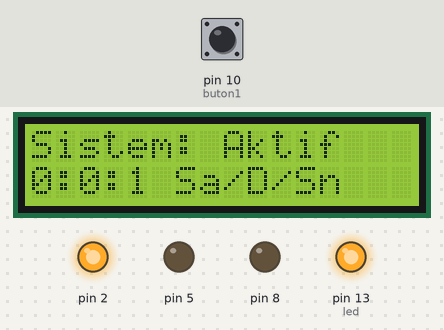
The sketch below on a simulated Arduino Uno, built with avr-gcc and run on an emulated ATmega328P. On the bench: 16×2 character LCD, output pins drawn as LEDs (lit = HIGH). The test bench sets the inputs (shaded band); at power-on: pin 10 (buton1) HIGH.

Above: at 1.2 s.
1.3 s: pin 10 (buton1) pulled LOW for 1 s
At 4.4 s:
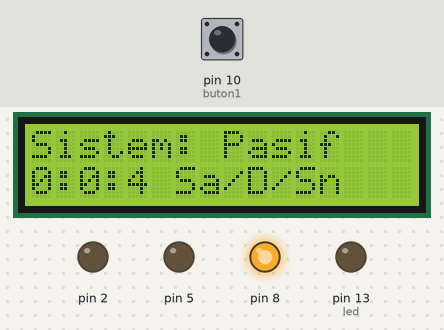
4.5 s: pin 10 (buton1) pulled LOW for 0.15 s
5.2 s: pin 10 (buton1) pulled LOW for 3.2 s
At 6.4 s:
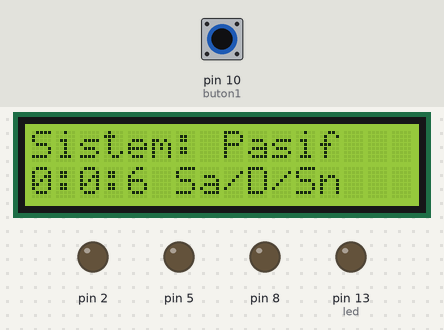
9.0 s: pin 10 (buton1) pulled LOW for 3.2 s
At 12.37 s:
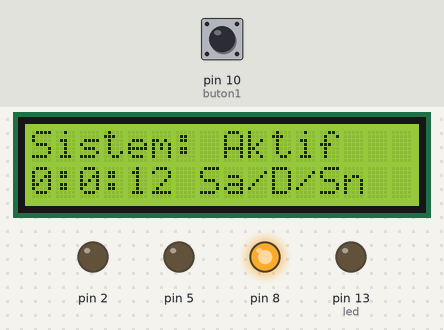
12.8 s: pin 10 (buton1) pulled LOW for 1 s
At 14.37 s:
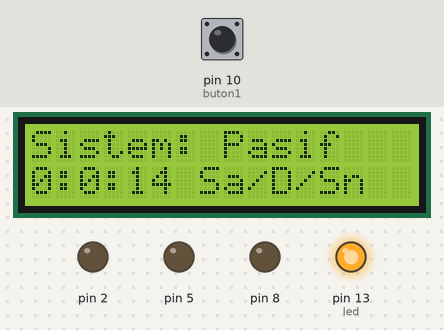
14.4 s: pin 10 (buton1) pulled LOW for 1 s
At 16.78 s:
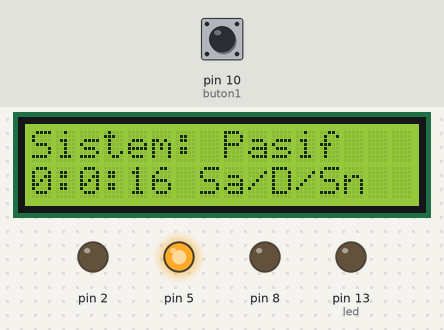
Timing chart, 0 to 17.0 s (numbered marks = the images above; inputs shaded):
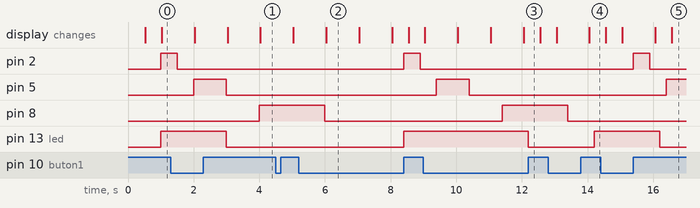

Measured:
- after the input at 1.3 s, pin 13 (led): HIGH → LOW after 1.7 s; the display: first differs from a run without the input after 1.7 s (image 1 shows a later state)
- after the input at 5.2 s, pin 13 (led): LOW → HIGH after 3.2 s instead of 0.30 s
- after the input at 9.0 s, pin 13 (led): HIGH → LOW after 3.2 s
- after the input at 12.8 s, pin 13 (led): LOW → HIGH after 1.4 s
- after the input at 14.4 s, pin 13 (led): HIGH → LOW after 1.8 s
- what the display in image 2 shows lasts 1.0 s, from 6.0 s to 7.0 s

The sketch:

Valf_kontrol_sistemi_V21.ino
```cpp
#include <LiquidCrystal_I2C.h>

LiquidCrystal_I2C ekran(0x27,16,2); //SDA A4 SCL A5 \\

boolean buton_durum= LOW, buton_eski_durum = LOW ,sistem_calis = false, dongu_bitti = true;
unsigned long yeni_zaman=0,eski_zaman=0;
unsigned long ekran_yeni_zaman= 0, ekran_eski_zaman = 0;
unsigned long buton_yeni_zaman = 0, buton_eski_zaman = 0;
int bekleme_suresi = 0, adim=-1;


//**************Değiştirilebilir kısım****************//
int buton1 = 10;
int buton2 = 12 ;
boolean seri_port = false, lcd_ekran = true, pull_down = true; // Seri portta bilgilerin yazılıp yazılmayacağı i2c ekrana yazılmayacağı ve buton direncinin pull down olup olmadığı
float buton_bekleme_suresi = 1000; //Buton basıldıktan sonra ne kadar süre butonu okumayacağını düzenliyor ms cinsinden
int ekran_bekleme_suresi = 500; //Ekranın ne kadar sürede yenileneceği ms cinsinden

#define led 13

//**************Değiştirilebilir kısım****************//
void setup() {
  pinMode(2,OUTPUT);
  pinMode(5,OUTPUT);
  pinMode(8,OUTPUT);
  pinMode(led,OUTPUT);
  digitalWrite(led,LOW);
  pinMode(buton1,INPUT) ;
  pinMode(buton2,INPUT) ;
  Serial.begin(9600);
  ekran.init();
  ekran.backlight();
}

void sistem_adimlar(){
  adim ++;
  switch(adim){
    default:
      adim = -1;
      bekleme_suresi = 0;
      return;
    case 0:
      digitalWrite(2,HIGH);
      bekleme_suresi = 500;
      break;
    case 1:
      digitalWrite(2,LOW);
      bekleme_suresi = 500;
      break;
    case 2:
      digitalWrite(5,HIGH);
      bekleme_suresi = 1000;
      break;
    case 3:
      digitalWrite(5,LOW);
      bekleme_suresi = 1000;
      break;
    case 4:
      digitalWrite(8,HIGH);
      bekleme_suresi = 2000;
      break;
    case 5:
      digitalWrite(8,LOW);
      bekleme_suresi = 2000;
      break;
  }
}

void buton_kontrol(){
  buton_durum = pull_down ? digitalRead(buton1): !digitalRead(buton1);
  buton_yeni_zaman = millis();
  if(buton_durum == HIGH and buton_eski_durum == LOW and buton_yeni_zaman - buton_eski_zaman >= buton_bekleme_suresi - 0.001){
    buton_eski_durum = HIGH;
    sistem_calis = !sistem_calis;
    digitalWrite(led,sistem_calis);
    buton_eski_zaman = buton_yeni_zaman;
  }
  else if(buton_durum == LOW and buton_eski_durum == HIGH and buton_yeni_zaman - buton_eski_zaman >= buton_bekleme_suresi - 0.001){
    buton_eski_durum = LOW;
    buton_eski_zaman = buton_yeni_zaman;
  }
}

void ekrana_goster(){
  ekran_yeni_zaman = millis();
  int saniye = ekran_yeni_zaman/1000.0;
  int dakika = saniye/60, saat = dakika/60;
  saniye %= 60; dakika %= 60; saat %= 24;
  if(ekran_yeni_zaman - ekran_eski_zaman > ekran_bekleme_suresi){
    if(seri_port){
      Serial.print("Sistem Durumu: "); Serial.println(sistem_calis ? "Aktif" : "Pasif");
      Serial.print("Suanda "); adim >=0 ? Serial.print(adim) : Serial.print(adim+1); Serial.println(". adimda");
      Serial.print("Calisma suresi: ");
      Serial.print(saat); Serial.print(":"); Serial.print(dakika); Serial.print(":"); Serial.print(saniye); Serial.println("\tSaat/Dakika/Saniye");
      Serial.println("**********************************************");
    }
    if(lcd_ekran){
      ekran.clear(); ekran.print("Sistem: "); ekran.print(sistem_calis ? "Aktif " : "Pasif"); ekran.setCursor(0,1); ekran.print(saat); ekran.print(":");
      ekran.print(dakika); ekran.print(":");ekran.print(saniye); ekran.print(" Sa/D/Sn");
    }
    ekran_eski_zaman = ekran_yeni_zaman;
  }

}
void loop()
{
  ekrana_goster();
  buton_kontrol();
  if(sistem_calis == true || dongu_bitti == false){
    dongu_bitti = false;
      buton_kontrol();
      yeni_zaman = millis();
      if(yeni_zaman - eski_zaman >= bekleme_suresi - 0.01){
        sistem_adimlar();
        eski_zaman = yeni_zaman;
        adim == 0 ? dongu_bitti = true: dongu_bitti = false;}
  }
  if(sistem_calis == false && dongu_bitti == true)
  {
    adim = -1, bekleme_suresi = 0;
     digitalWrite(2,LOW);
     digitalWrite(5,LOW);
     digitalWrite(8,LOW);
  }

}
```
